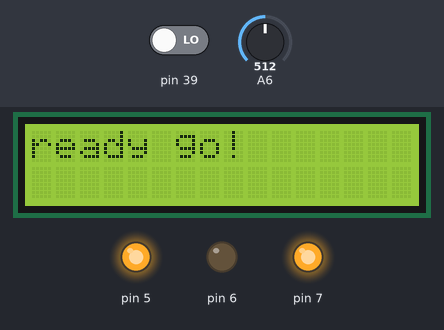
A sketch run on a simulated Arduino Mega 2560, built with avr-gcc and run on an emulated ATmega2560. Shown: 16×2 character LCD, output pins drawn as LEDs (lit = HIGH). Inputs (shaded band) come from the test bench; at power-on: A6 = 512, pin 39 LOW. Random numbers use the default seed unless the sketch sets one.

Above: at 3.6 s.
3.7 s: A6 set to 486
At 5.2 s:
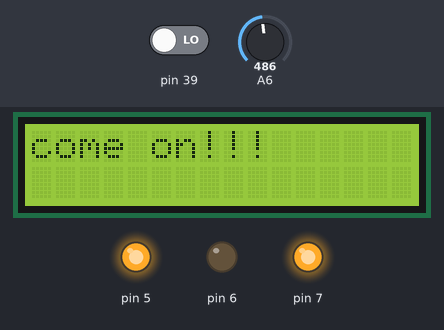
5.5 s: A6 set to 583
7.0 s: A6 set to 618
At 7.5 s:
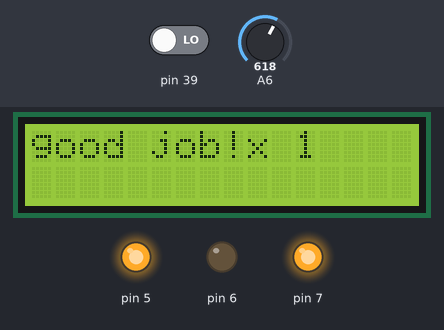
10.4 s: A6 set to 590
11.9 s: A6 set to 610
At 15.2 s:
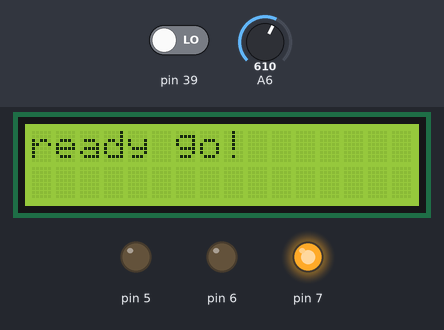
15.3 s: A6 set to 511
At 45.2 s:
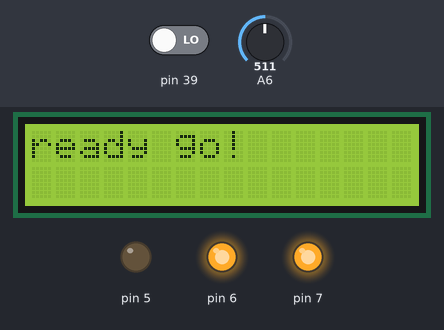
Timing chart, 0 to 45.8 s (numbered marks = the images above; inputs shaded):
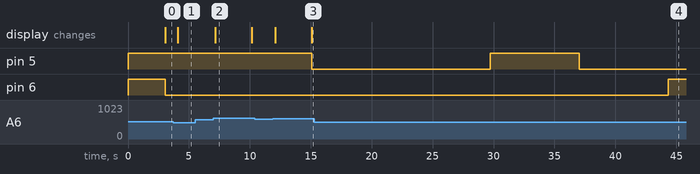

Measured:
- the behaviour switches between 501 and 500 on A6 (found by bisection; images 0 and 1)
- the behaviour switches between 599 and 600 on A6 (found by bisection; images 1 and 2)
- after the input at 3.7 s, the display: changes after 0.39 s (image 1)
- after the input at 5.5 s, every drawn part: stays the same
- after the input at 7.0 s, the display: changes after 0.15 s (image 2)
- after the input at 10.4 s, every drawn part: stays the same
- after the input at 11.9 s, pin 5: HIGH → LOW after 3.2 s; the display: first changes after 0.18 s (image 3 shows a later state)
- what the display in image 2 shows lasts 3.0 s, from 7.2 s to 10.2 s

The sketch:

2023-6-5.ino
```cpp
#include <LiquidCrystal_I2C.h>
LiquidCrystal_I2C lcd(32, 16, 2);
int n, c = 0, i;
char s[20];
void setup()
{
  // put your setup code here, to run once:
  for (int i = 5; i <= 7; i++)
    pinMode(i, OUTPUT);
  for (int i = 5; i <= 7; i++)
    digitalWrite(i, 1);
  pinMode(A5, INPUT);
  pinMode(A6, INPUT);
  pinMode(39, INPUT);
  lcd.init();
  lcd.backlight();
}

void loop()
{
  // put your main code here, to run repeatedly:
  delay(3000);
  lcd.clear();
  lcd.print("ready go!");
  for (int i = 5; i <= 7; i++)
    analogWrite(i, 255);
  n = random(5, 8);
  switch (n)
  {
  case 5:
    /* code */
    i = 0;
    digitalWrite(6, 1);
    digitalWrite(5, 0);
    digitalWrite(7, 1);
    delay(1000);
    while (i <= 10)
    {
      if (digitalRead(39))
      {
        c++;
        lcd.clear();
        sprintf(s, "good job!x %d", c);
        lcd.print(s);
        break;
      }
      else if (analogRead(A6) <= 500 or (analogRead(A6) >= 600 and analogRead(A6) <= 1023))
      {
        lcd.clear();
        lcd.print("come on!!!");
      }
      i++;
      delay(300);
    }
    break;
  case 6:
    /* code */
    i = 0;
    digitalWrite(6, 0);
    digitalWrite(5, 1);
    digitalWrite(7, 1);
    delay(1000);
    while (i <= 10)
    {
      if (analogRead(A6) >= 600 and analogRead(A6) <= 1023)
      {
        c++;
        lcd.clear();
        sprintf(s, "good job!x %d", c);
        lcd.print(s);
        break;
      }
      else if (analogRead(A6) <= 500 or digitalRead(39))
      {
        lcd.clear();
        lcd.print("come on!!!");
      }
      i++;
      delay(300);
    }
    break;
  case 7:
    /* code */
    i = 0;
    digitalWrite(6, 0);
    digitalWrite(5, 0);
    digitalWrite(7, 1);
    delay(1000);
    while (i <= 10)
    {
      if (analogRead(A6) <= 500)
      {
        c++;
        lcd.clear();
        sprintf(s, "good job!x %d", c);
        lcd.print(s);
        break;
      }
      else if ((analogRead(A6) >= 600 and analogRead(A6) <= 1023) or digitalRead(39))
      {
        lcd.clear();
        lcd.print("come on!!!");
      }
      i++;
      delay(300);
    }
    break;
  default:
    break;
  }
}
```
